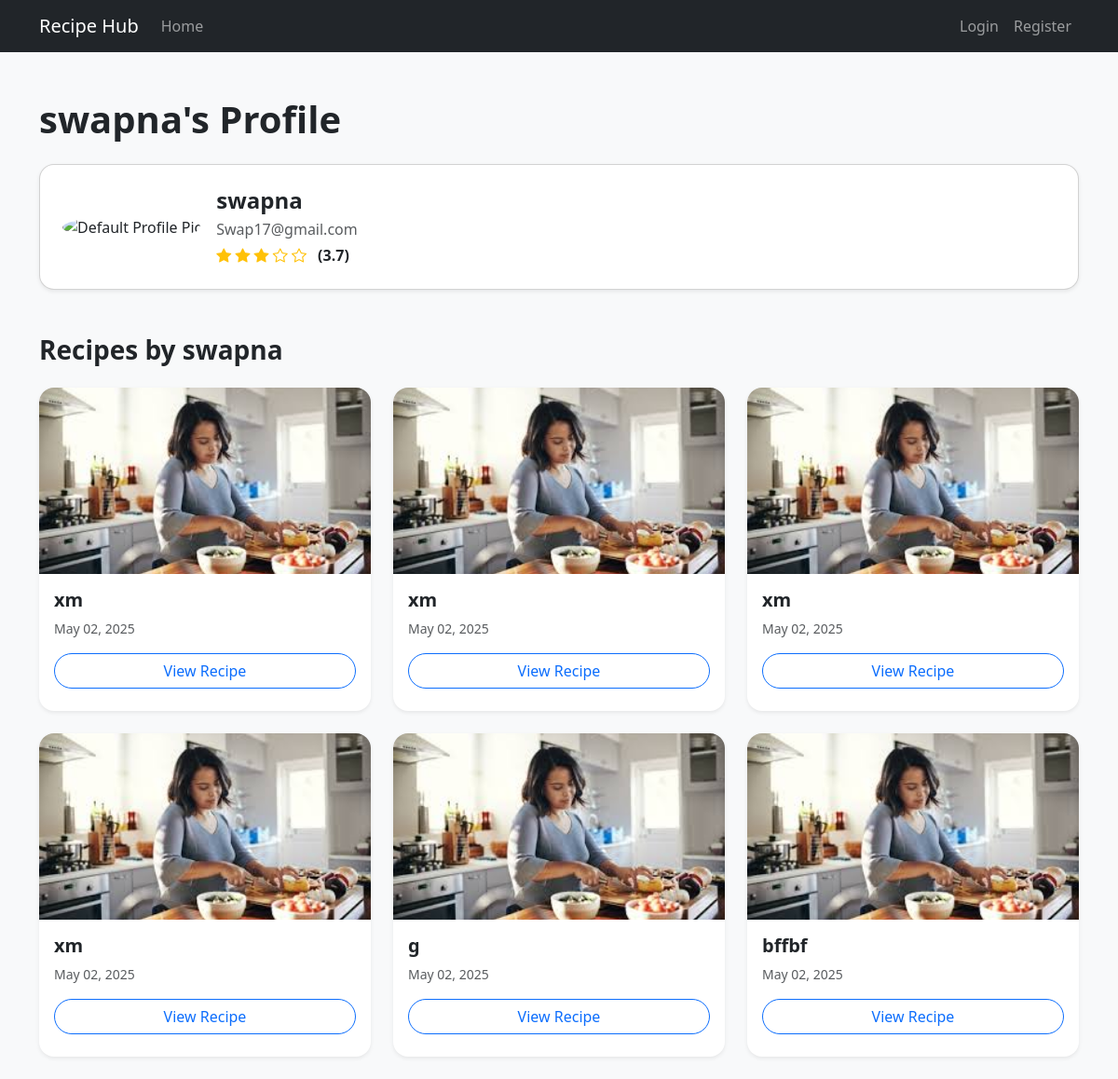
The page /user/1/ on the database its author committed.
### users/models.py (models this page shows, shortened)
class User(AbstractUser):
    pass
    email = models.EmailField(unique=True)
    objects = UserManager()
    def get_average_rating(self):
        from recipes.models import RecipeRating
        recipes = self.authored_recipes.all()
        if not recipes.exists():
            return 0
        total = 0
        count = 0
        for recipe in recipes:
            avg = recipe.average_rating()
            if avg:
                total += avg
                count += 1
        return total / count if count > 0 else 0
    groups = models.ManyToManyField(
        'auth.Group',
        verbose_name='groups',
        blank=True,
        help_text='The groups this user belongs to.',
        related_name='custom_user_set',  # Add this
        related_query_name='user',
    )
    user_permissions = models.ManyToManyField(
        'auth.Permission',
        verbose_name='user permissions',
        blank=True,
        help_text='Specific permissions for this user.',
        related_name='custom_user_set',  # Add this
        related_query_name='user',
    )

### recipes/models.py (models this page shows, shortened)
class Recipe(models.Model):
    STATUS_CHOICES = [
        ('published', 'Published'),
    ]
    CATEGORY_CHOICES = [
        ('breakfast', 'Breakfast'),
        ('lunch', 'Lunch'),
        ('dinner', 'Dinner'),
        ('dessert', 'Dessert'),
    ]
    author = models.ForeignKey(
        settings.AUTH_USER_MODEL,
        on_delete=models.CASCADE,
        related_name='authored_recipes'  # Custom related name
    )
    title = models.CharField(max_length=200)
    description = models.TextField()
    image = models.ImageField(
        upload_to='recipe_images/',
        default='recipe_images/default.jpg' )
    video = models.FileField(
        upload_to='recipe_videos/',
        blank=True,
        null=True,
        help_text="Upload an optional recipe video (MP4 only)"
    )
    status = models.CharField(max_length=10, choices=STATUS_CHOICES, default='published')
    price = models.DecimalField(max_digits=6, decimal_places=2, default=0.00)
    category =models.ManyToManyField(Category, related_name='recipes')
    is_for_sale = models.BooleanField(default=False)
    created_at = models.DateTimeField(default=timezone.now)
    updated_at = models.DateTimeField(default=timezone.now)
    def average_rating(self):
        return self.ratings.aggregate(models.Avg('rating'))['rating__avg'] or 0

### recipes/views.py (the view)
# urls.py: path('user/<int:user_id>/', views.user_profile_view, name='user_profile'),
def user_profile_view(request, user_id):
    profile_user = get_object_or_404(User, id=user_id)
    user_recipes = Recipe.objects.filter(
        author=profile_user, status='published'
    ).order_by('-created_at')[:6]
    purchased_recipes = None
    if request.user.is_authenticated and request.user == profile_user:
        purchased_recipes = Recipe.objects.filter(
            purchases__buyer=profile_user, status='published'
        ).order_by('-created_at')
    context = {
        'profile_user': profile_user,
        'user_recipes': user_recipes,
        'purchased_recipes': purchased_recipes,
    }
    return render(request, 'recipes/user_profile.html', context)

### recipes/templates/recipes/user_profile.html (shortened to what this page needs)
{% load static %}
<!DOCTYPE html>
<html lang="en">
<head>
    <link href="https://cdn.jsdelivr.net/npm/bootstrap@5.3.0/dist/css/bootstrap.min.css" rel="stylesheet">
    <link rel="stylesheet" href="https://cdn.jsdelivr.net/npm/bootstrap-icons@1.10.0/font/bootstrap-icons.css">
</head>
<body>
    {% include 'recipes/partials/navbar.html' %}
    <div class="container mt-5">
        <h1 class="mb-4 fw-bold">{{ profile_user.username }}'s Profile</h1>
        <div class="card shadow-sm mb-5 p-4 rounded-4">
            <div class="d-flex align-items-center">
                <a data-bs-toggle="modal" data-bs-target="#profilePicModal" style="cursor: zoom-in;">
                    {% if profile.profile_pic %}
                        <img src="{{ profile.profile_pic.url }}" alt="Profile Picture" class="rounded-circle" style="width: 80px; height: 80px; object-fit: cover;">
                    {% else %}
                        <img src="{% static 'images/default_profile.png' %}" alt="Default Profile Pic" class="rounded-circle" style="width: 100px; height: 100px;">
                    {% endif %}
                </a>
                <div class="ms-3">
                    <h4 class="fw-bold mb-1">{{ profile_user.username }}</h4>
                    <p class="text-muted mb-1">{{ profile_user.email }}</p>
                    <div class="text-warning">
                        {% with avg_rating=profile_user.get_average_rating %}
                            {% for i in "12345" %}
                                {% if forloop.counter <= avg_rating %}
                                    <i class="bi bi-star-fill"></i>
                                {% else %}
                                    <i class="bi bi-star"></i>
                                {% endif %}
                            {% endfor %}
                            <span class="text-dark ms-2 fw-semibold">({{ avg_rating|floatformat:1 }})</span>
                        {% endwith %}
                    </div>
                </div>
            </div>
        </div>
        <div class="d-flex justify-content-between align-items-center mb-3">
            <h3 class="fw-bold">Recipes by {{ profile_user.username }}</h3>
        </div>
        <div class="row">
            {% for recipe in user_recipes %}
                <div class="col-md-4 mb-4 {% if forloop.counter > 6 %}d-none extra-user-recipe{% endif %}">
                    <div class="card shadow-sm h-100 border-0 rounded-4">
                        {% if recipe.image %}
    <img src="{{ recipe.image.url }}" class="card-img-top rounded-top-4" style="height: 200px; object-fit: cover;" alt="{{ recipe.title }}">
{% else %}
    <img src="{% static 'images/default_recipe.jpg' %}" class="card-img-top rounded-top-4" style="height: 200px; object-fit: cover;" alt="Default image">
{% endif %}
                        <div class="card-body d-flex flex-column">
                            <h5 class="card-title fw-bold">{{ recipe.title }}</h5>
                            <p class="text-muted small">{{ recipe.created_at|date:"M d, Y" }}</p>
                            <a href="{% url 'recipes:recipe_detail' recipe.pk %}" class="btn btn-outline-primary rounded-pill mb-2">View Recipe</a>
                        </div>
                    </div>
                </div>
            {% empty %}
                <p class="text-muted">No recipes found.</p>
            {% endfor %}
        </div>
    </div>
</body>
</html>

### recipes/templates/recipes/user_profile.html (style rules this page uses)
body { background-color: #f8f9fa; }

### rows shown on the page
User: username "swapna", email "Swap17@gmail.com"
Recipe: image (placeholder picture), title "xm", created_at "May 02, 2025"
Recipe: image (placeholder picture), title "xm", created_at "May 02, 2025"
Recipe: image (placeholder picture), title "xm", created_at "May 02, 2025"
Recipe: image (placeholder picture), title "xm", created_at "May 02, 2025"
Recipe: image (placeholder picture), title "g", created_at "May 02, 2025"
Recipe: image (placeholder picture), title "bffbf", created_at "May 02, 2025"

### other values the page prints
{{ avg_rating|floatformat:1 }} "3.7"
